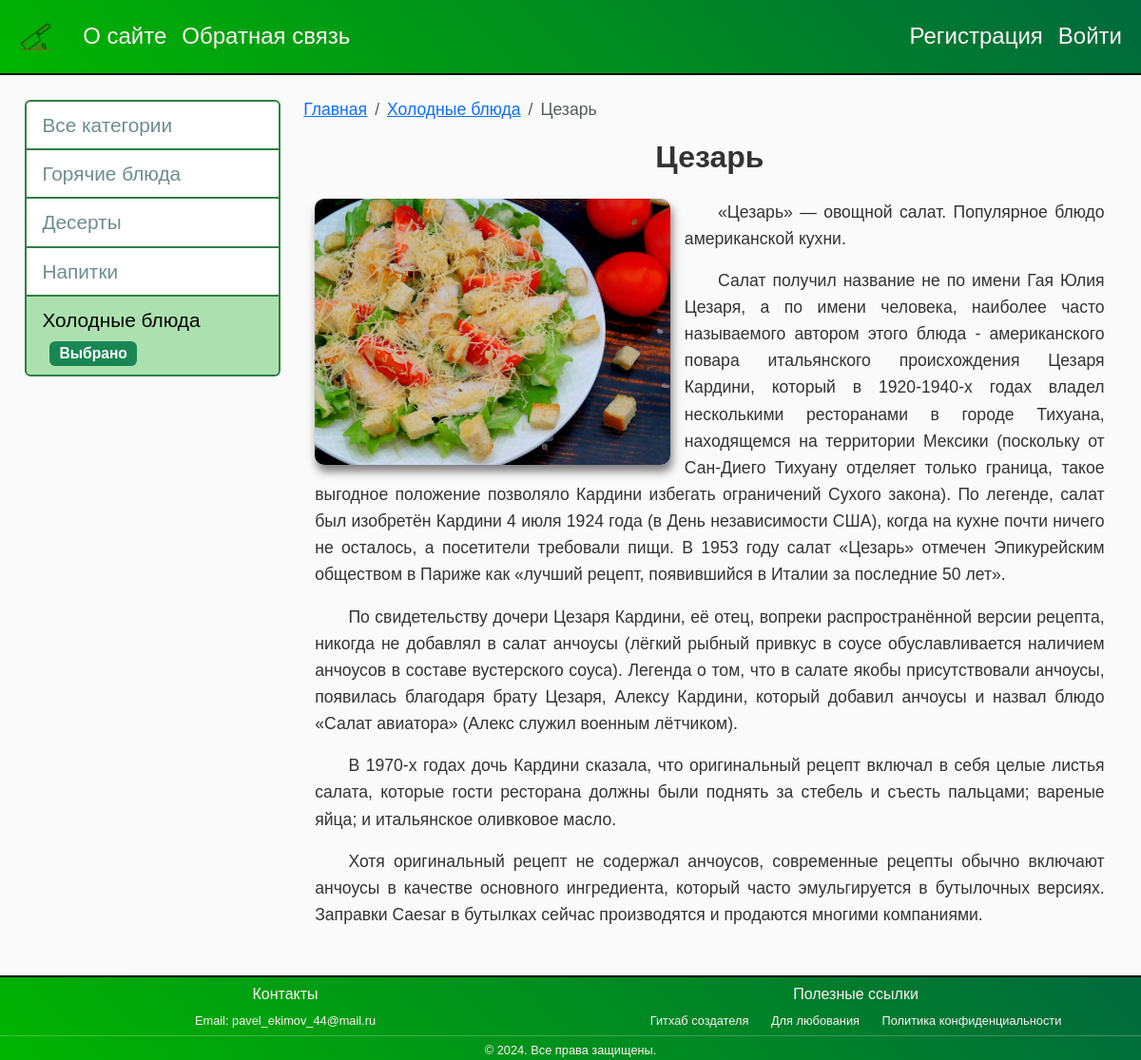
/post/tsezar/, run on the app's committed database.
### meal/models.py (models this page shows, shortened)
class Category(models.Model):
    name = models.CharField(max_length=100, db_index=True, verbose_name='Категория')
    slug = models.SlugField(max_length=255, unique=True, db_index=True, verbose_name='URL')
    def __str__(self):
        return self.name
    def get_absolute_url(self):
        return reverse('category', kwargs={'cat_slug': self.slug})
    class Meta:
        verbose_name = 'Категорию'
        verbose_name_plural = 'Категории'
        ordering = ['id']

class Food(models.Model):
    title = models.CharField(max_length=255, verbose_name='Название блюда')
    slug = models.SlugField(max_length=255, unique=True, db_index=True, verbose_name='URL')
    content = models.TextField(blank=True, verbose_name='Информация')
    photo = models.ImageField(upload_to="photo/%Y/%m/%d/", verbose_name='Фото')
    time_create = models.DateTimeField(auto_now_add=True, verbose_name='Время создания')
    time_update = models.DateTimeField(auto_now=True, verbose_name='Время изменения')
    is_published = models.BooleanField(default=True, verbose_name='Опубликовать')
    author = models.ForeignKey(User, on_delete=models.CASCADE, verbose_name='Автор')
    cat = models.ForeignKey('Category', on_delete=models.PROTECT, verbose_name='Категория')
    def __str__(self):
        return self.title
    class Meta:
        verbose_name = 'Различные блюда'
        verbose_name_plural = 'Различные блюда'
        ordering = ['id']

### meal/views.py (the view)
# urls.py: path('post/<slug:post_slug>/', ShowPost.as_view(), name='post'),
class ShowPost(DataMixin, DetailView):
    model = Food
    template_name = 'meal/post.html'
    slug_url_kwarg = 'post_slug'
    context_object_name = 'post'
    def get_context_data(self, *, object_list=None, **kwargs):
        context = super().get_context_data(**kwargs)
        c_def = self.get_user_context(title=context['post'])
        if not context['post'].is_published:
            c_def['cat_selected'] = -1
            c_def['breadcrumbs_extra'] = {
                'name': 'Неопубликованные записи',
                'url': reverse('unpublished_posts')
            }
        else:
            c_def['cat_selected'] = context['post'].cat.pk
        return dict(list(context.items()) + list(c_def.items()))

### meal/utils.py (called while the page is built)
    def get_user_context(self, **kwargs):
        context = kwargs
        cats = cache.get('cats')
        if not cats:
            cats = (Category.objects.annotate(food__count=Count('food', filter=Q(food__is_published=True)))
                    .filter(food__count__gt=0))
            cache.set('cats', cats, 60)
        user_menu = menu.copy()
        if not self.request.user.is_authenticated:
            user_menu.pop(1)
        context['menu'] = user_menu
        context['cats'] = cats
        context['cat_selected'] = context.get('cat_selected', 0)
        return context

### meal/templates/meal/post.html (shortened to what this page needs)
{% extends 'meal/base.html' %}
{% block leftmenu %}
    {% if post.is_published %}
        {% with cat_selected=post.cat.pk %}
            {{ block.super }}
        {% endwith %}
    {% else %}
        {% with cat_selected=-1 %}
            {{ block.super }}
        {% endwith %}
    {% endif %}
{% endblock %}
{% block breadcrumbs %}
    <nav aria-label="breadcrumb">
        <ol class="breadcrumb">
            <li class="breadcrumb-item">
                <a href="{% url 'home' %}">Главная</a>
            </li>
            {% if not post.is_published %}
                <li class="breadcrumb-item">
                    <a href="{% url 'unpublished_posts' %}">Неопубликованные записи</a>
                </li>
                <li class="breadcrumb-item active" aria-current="page">
                    {{ post.cat }}
                </li>
            {% else %}
                <li class="breadcrumb-item">
                    <a href="{% url 'category' post.cat.slug %}">{{ post.cat }}</a>
                </li>
            {% endif %}
            <li class="breadcrumb-item active" aria-current="page">
                {{ post.title }}
            </li>
        </ol>
    </nav>
{% endblock %}
{% block content %}
    <div class="container mt-4">
        <h1 class="text-center mb-4">{{ post.title }}</h1>
        <div class="post-content">
            {% if post.photo %}
                <img class="img-article-left" src="{{ post.photo.url }}" alt="Фото {{ post.title }}">
            {% endif %}
            {{ post.content|linebreaks }}
        </div>
    </div>
{% endblock %}

### meal/templates/meal/base.html (shortened to what this page needs)
{% load static %}
{% load meal_tags %}
{% load cache %}
<!DOCTYPE html>
<html>
    <head>
        <link href="{% static 'meal/css/bootstrap.min.css' %}" rel="stylesheet">
        <link href="{% static 'meal/css/styles.css' %}" rel="stylesheet">
    </head>
    <body>
        <div class="flex-wrapper">
            <div class="content-all">
                {% block mainmenu %}
                    <nav class="navbar navbar-expand-lg navbar-light bg-light">
                        <div class="container">
                            <a class="navbar-brand" href="{% url 'home' %}">
                                <div class="logo"></div>
                            </a>
                            <div class="collapse navbar-collapse" id="navbarNav">
                                <ul class="navbar-nav me-auto mb-2 mb-lg-0">
                                    {% for m in menu %}
                                        <li class="nav-item">
                                            <a class="nav-link" href="{% url m.url_name %}">{{ m.title }}</a>
                                        </li>
                                    {% endfor %}
                                </ul>
                                <ul class="navbar-nav">
                                    {% if request.user.is_authenticated %}
                                        <li class="nav-item">
                                            <a class="nav-link" href="{% url 'logout' %}">Выйти</a>
                                        </li>
                                    {% else %}
                                        <li class="nav-item">
                                            <a class="nav-link" href="{% url 'register' %}">Регистрация</a>
                                        </li>
                                        <li class="nav-item">
                                            <a class="nav-link" href="{% url 'login' %}">Войти</a>
                                        </li>
                                    {% endif %}
                                </ul>
                            </div>
                        </div>
                    </nav>
                {% endblock mainmenu %}
                <div class="container-main mt-4">
                    <div class="row">
                        <aside class="col-md-3">
                            {% block leftmenu %}
                                <ul class="list-group">
                                    {% if cat_selected == 0 %}
                                        <li class="list-group-item active">
                                            Все категории
                                            <span class="badge bg-success ms-2">Выбрано</span>
                                        </li>
                                    {% else %}
                                        <li class="list-group-item">
                                            <a href="{% url 'home' %}">Все категории</a>
                                        </li>
                                    {% endif %}
                                    {% for c in cats %}
                                        {% if c.food__count > 0 %}
                                            <li class="list-group-item {% if c.pk == cat_selected %} active {% endif %}">
                                                {% if c.pk == cat_selected %}
                                                    {{ c.name }}
                                                    <span class="badge bg-success ms-2">Выбрано</span>
                                                {% else %}
                                                    <a href="{{ c.get_absolute_url }}">{{ c.name }}</a>
                                                {% endif %}
                                            </li>
                                        {% endif %}
                                    {% endfor %}
                                </ul>
                            {% endblock leftmenu %}
                        </aside>
                        <main class="col-md-9">
                            {% block breadcrumbs %}
                            {% endblock %}
                            <div class="content-content">
                                {% block content %}
                                {% endblock %}
                            </div>
                        </main>
                    </div>
                </div>
            </div>
            {% cache 3600 footer %}
            <footer class="bg-light text-center py-3 mt-4">
                <div class="container-footer">
                    <div class="row row-footer">
                        <div class="col-md-6">
                            <h6>Контакты</h6>
                            <p>Email: pavel_ekimov_44@mail.ru</p>
                        </div>
                        <div class="col-md-6 text-center">
                            <h6>Полезные ссылки</h6>
                            <div class="footer-links">
                                <a href="https://github.com/EkimovP">Гитхаб создателя</a>
                                <a href="https://ya.ru/images/search?from=tabbar&text=nature%20photos%20are%20beautiful">Для любования</a>
                                <a href="https://tilda.cc/ru/privacy-generator/">Политика конфиденциальности</a>
                            </div>
                        </div>
                    </div>
                    <hr>
                    <p class="confidentiality">&copy; 2024. Все права защищены.</p>
                </div>
            </footer>
            {% endcache %}
        </div>
    </body>
</html>

### meal/static/meal/css/styles.css (style rules this page uses)
body { font-family: Arial, sans-serif; line-height: 1.6; background-color: #fafafa; color: #333; }
html, body { height: 100%; margin: 0; }
.flex-wrapper { display: flex; flex-direction: column; min-height: 100%; }
.content-all { flex: 1; }
.navbar-brand .logo { width: 3.2rem; height: 3.2rem; background: url('../images/knife.png') no-repeat center; background-size: contain; }
.navbar { background: linear-gradient(45deg, #00B400, #00693E); border-bottom: 2px solid black; }
.navbar .nav-link { color: #FFF0F5 !important; transition: all 1s linear; text-decoration: none; font-size: 1.5rem; }
.list-group { font-size: 1.3rem; word-wrap: break-word; }
.list-group-item a { color: #6a8e8f; text-decoration: none; }
.mt-4 { margin-top: 0.5rem !important; }
.container-main { margin: 0 1em 1em 1em; font-size: 1.1rem; padding: 0.5em; }
aside { padding-top: 0.5em; }
.list-group-item { border: 2px solid #317F43; }
.list-group-item.active { background-color: #ACE1AF; color: black; border-color: #317F43; }
.content-content { padding-top: 0.5em; }
.breadcrumb { --bs-breadcrumb-margin-bottom: 0; padding-top: 0.3em; }
.post-content { text-align: justify; text-indent: 2em; line-height: 1.6; }
.img-article-left { max-width: 45%; max-height: 80vh; float: left; width: auto; height: auto; margin-right: 15px; margin-bottom: 15px; border-radius: 10px; box-shadow: 2px 7px 10px rgba(0, 0, 0, 0.5); }
h1.text-center { font-size: 2rem; font-weight: bold; }
footer { color: #FFF0F5 !important; background: linear-gradient(45deg, #00B400, #00693E); border-top: 2px solid black; font-size: 0.8rem; }
.py-3 { padding-top: 0rem !important; padding-bottom: 0rem !important; }
footer .footer-links a { color: #FFF0F5; text-decoration: none; margin: 0 10px; transition: color 0.3s; }
footer p { margin: 0; }
.row-footer { --bs-gutter-x: 0 !important; }
hr { margin: 0.3rem 0; }
h6 { margin-top: 0.5rem; }
@media (min-width: 576px) { .container,.container-sm { max-width: 100%; } }
@media (min-width: 768px) { .container,.container-md,.container-sm { max-width: 100%; } }
@media (min-width: 992px) { .container,.container-lg,.container-md,.container-sm { max-width: 100%; } }
@media (min-width: 1200px) { .container,.container-lg,.container-md,.container-sm,.container-xl { max-width: 100%; } }

### data on the page
Category: name "Горячие блюда"
Category: name "Десерты"
Category: name "Напитки"
Category: name "Холодные блюда"
Food: cat "Холодные блюда", title "Цезарь", photo (picture), content "«Цезарь» — овощной салат. Популярное блюдо американской кухни. Салат получил название не по имени Гая Юлия Цезаря, а по имени человека, наиболее часто называемого автором этого блюда - американского повара итальянского происхождения Цезаря Кардини, который в 1920-1940-х годах владел несколькими ресторанами в городе Тихуана, находящемся на территории Мексики (поскольку от Сан-Диего Тихуану отделяет только граница, такое выгодное положение позволяло Кардини избегать ограничений Сухого закона). По легенде, салат был изобретён Кардини 4 июля 1924 года (в День независимости США), когда на кухне почти ничего не осталось, а посетители требовали пищи. В 1953 году салат «Цезарь» отмечен Эпикурейским…"

### other printed values
{{ m.title }} "О сайте" "Обратная связь"
